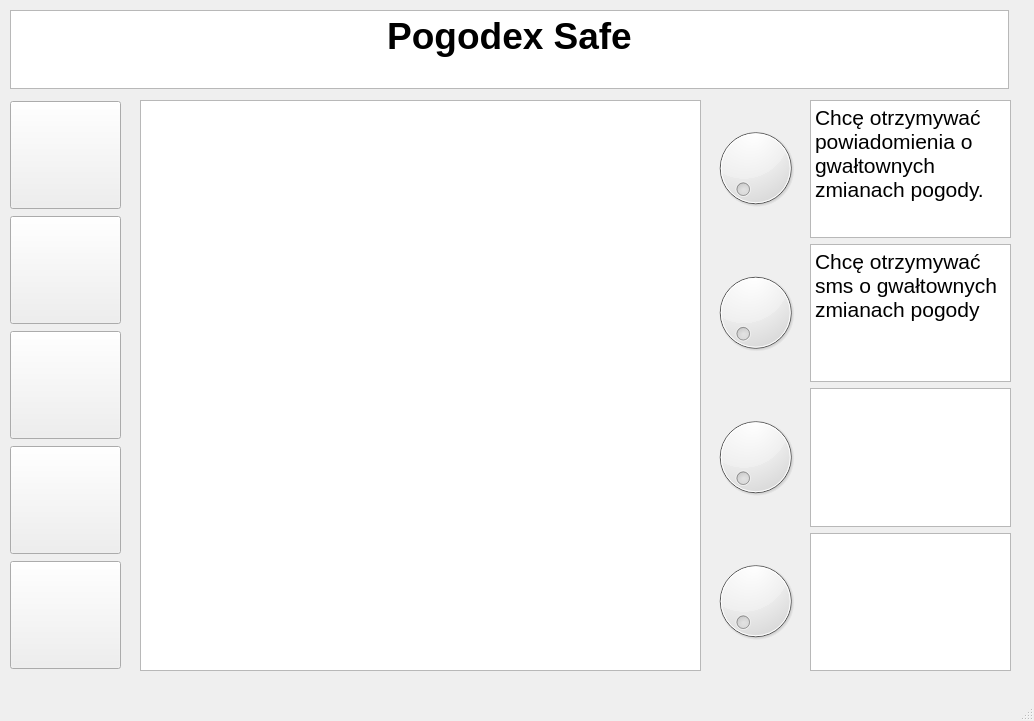
<?xml version="1.0" encoding="UTF-8"?>
<ui version="4.0">
 <class>pogodexsafe</class>
 <widget class="QMainWindow" name="pogodexsafe">
  <property name="geometry">
   <rect>
    <x>0</x>
    <y>0</y>
    <width>1034</width>
    <height>721</height>
   </rect>
  </property>
  <property name="minimumSize">
   <size>
    <width>1034</width>
    <height>721</height>
   </size>
  </property>
  <property name="maximumSize">
   <size>
    <width>1034</width>
    <height>721</height>
   </size>
  </property>
  <property name="windowTitle">
   <string>MainWindow</string>
  </property>
  <widget class="QWidget" name="centralwidget">
   <widget class="QTextBrowser" name="textBrowser">
    <property name="geometry">
     <rect>
      <x>10</x>
      <y>10</y>
      <width>999</width>
      <height>79</height>
     </rect>
    </property>
    <property name="styleSheet">
     <string notr="true">width: 80%;
height: 26px;</string>
    </property>
    <property name="html">
     <string>&lt;!DOCTYPE HTML PUBLIC &quot;-//W3C//DTD HTML 4.0//EN&quot; &quot;http://www.w3.org/TR/REC-html40/strict.dtd&quot;&gt;
&lt;html&gt;&lt;head&gt;&lt;meta name=&quot;qrichtext&quot; content=&quot;1&quot; /&gt;&lt;meta charset=&quot;utf-8&quot; /&gt;&lt;style type=&quot;text/css&quot;&gt;
p, li { white-space: pre-wrap; }
hr { height: 1px; border-width: 0; }
li.unchecked::marker { content: &quot;\2610&quot;; }
li.checked::marker { content: &quot;\2612&quot;; }
&lt;/style&gt;&lt;/head&gt;&lt;body style=&quot; font-family:'Segoe UI'; font-size:9pt; font-weight:400; font-style:normal;&quot;&gt;
&lt;p align=&quot;center&quot; style=&quot; margin-top:0px; margin-bottom:0px; margin-left:0px; margin-right:0px; -qt-block-indent:0; text-indent:0px;&quot;&gt;&lt;span style=&quot; font-size:28pt; font-weight:700;&quot;&gt;Pogodex Safe&lt;/span&gt;&lt;/p&gt;&lt;/body&gt;&lt;/html&gt;</string>
    </property>
   </widget>
   <widget class="QWidget" name="verticalLayoutWidget_4">
    <property name="geometry">
     <rect>
      <x>10</x>
      <y>100</y>
      <width>111</width>
      <height>575</height>
     </rect>
    </property>
    <layout class="QVBoxLayout" name="Menu">
     <item>
      <widget class="QPushButton" name="ButtonPogodexTravel">
       <property name="styleSheet">
        <string notr="true">image: url(:/imgs/Grafiki/week.png);
width: 100px;
height: 100px;</string>
       </property>
       <property name="text">
        <string/>
       </property>
      </widget>
     </item>
     <item>
      <widget class="QPushButton" name="ButtonPogodexSail">
       <property name="styleSheet">
        <string notr="true">image: url(:/imgs/Grafiki/travel.png);
width: 100px;
height: 100px;</string>
       </property>
       <property name="text">
        <string/>
       </property>
      </widget>
     </item>
     <item>
      <widget class="QPushButton" name="ButtonPogodexSki">
       <property name="styleSheet">
        <string notr="true">image: url(:/imgs/Grafiki/safe.png);
width: 100px;
height: 100px;</string>
       </property>
       <property name="text">
        <string/>
       </property>
      </widget>
     </item>
     <item>
      <widget class="QPushButton" name="ButtonPogodexSafe">
       <property name="styleSheet">
        <string notr="true">image: url(:/imgs/Grafiki/sail.png);
width: 100px;
height: 100px;</string>
       </property>
       <property name="text">
        <string/>
       </property>
      </widget>
     </item>
     <item>
      <widget class="QPushButton" name="ButtonPogodexWeek">
       <property name="styleSheet">
        <string notr="true">image: url(:/imgs/Grafiki/ski.png);
width: 100px;
height: 100px;
</string>
       </property>
       <property name="text">
        <string/>
       </property>
      </widget>
     </item>
    </layout>
   </widget>
   <widget class="QTextBrowser" name="textBrowser_2">
    <property name="geometry">
     <rect>
      <x>140</x>
      <y>100</y>
      <width>561</width>
      <height>571</height>
     </rect>
    </property>
   </widget>
   <widget class="QWidget" name="verticalLayoutWidget">
    <property name="geometry">
     <rect>
      <x>810</x>
      <y>100</y>
      <width>201</width>
      <height>571</height>
     </rect>
    </property>
    <layout class="QVBoxLayout" name="verticalLayout">
     <item>
      <widget class="QTextBrowser" name="textBrowser_4">
       <property name="html">
        <string>&lt;!DOCTYPE HTML PUBLIC &quot;-//W3C//DTD HTML 4.0//EN&quot; &quot;http://www.w3.org/TR/REC-html40/strict.dtd&quot;&gt;
&lt;html&gt;&lt;head&gt;&lt;meta name=&quot;qrichtext&quot; content=&quot;1&quot; /&gt;&lt;meta charset=&quot;utf-8&quot; /&gt;&lt;style type=&quot;text/css&quot;&gt;
p, li { white-space: pre-wrap; }
hr { height: 1px; border-width: 0; }
li.unchecked::marker { content: &quot;\2610&quot;; }
li.checked::marker { content: &quot;\2612&quot;; }
&lt;/style&gt;&lt;/head&gt;&lt;body style=&quot; font-family:'Segoe UI'; font-size:9pt; font-weight:400; font-style:normal;&quot;&gt;
&lt;p style=&quot; margin-top:0px; margin-bottom:0px; margin-left:0px; margin-right:0px; -qt-block-indent:0; text-indent:0px;&quot;&gt;&lt;span style=&quot; font-size:16pt;&quot;&gt;Chcę otrzymywać powiadomienia o gwałtownych zmianach pogody.&lt;/span&gt;&lt;/p&gt;&lt;/body&gt;&lt;/html&gt;</string>
       </property>
      </widget>
     </item>
     <item>
      <widget class="QTextBrowser" name="textBrowser_6">
       <property name="html">
        <string>&lt;!DOCTYPE HTML PUBLIC &quot;-//W3C//DTD HTML 4.0//EN&quot; &quot;http://www.w3.org/TR/REC-html40/strict.dtd&quot;&gt;
&lt;html&gt;&lt;head&gt;&lt;meta name=&quot;qrichtext&quot; content=&quot;1&quot; /&gt;&lt;meta charset=&quot;utf-8&quot; /&gt;&lt;style type=&quot;text/css&quot;&gt;
p, li { white-space: pre-wrap; }
hr { height: 1px; border-width: 0; }
li.unchecked::marker { content: &quot;\2610&quot;; }
li.checked::marker { content: &quot;\2612&quot;; }
&lt;/style&gt;&lt;/head&gt;&lt;body style=&quot; font-family:'Segoe UI'; font-size:9pt; font-weight:400; font-style:normal;&quot;&gt;
&lt;p style=&quot; margin-top:0px; margin-bottom:0px; margin-left:0px; margin-right:0px; -qt-block-indent:0; text-indent:0px;&quot;&gt;&lt;span style=&quot; font-size:16pt;&quot;&gt;Chcę otrzymywać sms o gwałtownych zmianach pogody&lt;/span&gt;&lt;/p&gt;&lt;/body&gt;&lt;/html&gt;</string>
       </property>
      </widget>
     </item>
     <item>
      <widget class="QTextBrowser" name="textBrowser_5"/>
     </item>
     <item>
      <widget class="QTextBrowser" name="textBrowser_3"/>
     </item>
    </layout>
   </widget>
   <widget class="QWidget" name="verticalLayoutWidget_2">
    <property name="geometry">
     <rect>
      <x>710</x>
      <y>99</y>
      <width>91</width>
      <height>571</height>
     </rect>
    </property>
    <layout class="QVBoxLayout" name="verticalLayout_2">
     <item>
      <widget class="QDial" name="dial_3"/>
     </item>
     <item>
      <widget class="QDial" name="dial_2"/>
     </item>
     <item>
      <widget class="QDial" name="dial_4"/>
     </item>
     <item>
      <widget class="QDial" name="dial"/>
     </item>
    </layout>
   </widget>
  </widget>
  <widget class="QMenuBar" name="menubar">
   <property name="geometry">
    <rect>
     <x>0</x>
     <y>0</y>
     <width>1034</width>
     <height>21</height>
    </rect>
   </property>
  </widget>
  <widget class="QStatusBar" name="statusbar"/>
 </widget>
 <resources/>
 <connections/>
</ui>
